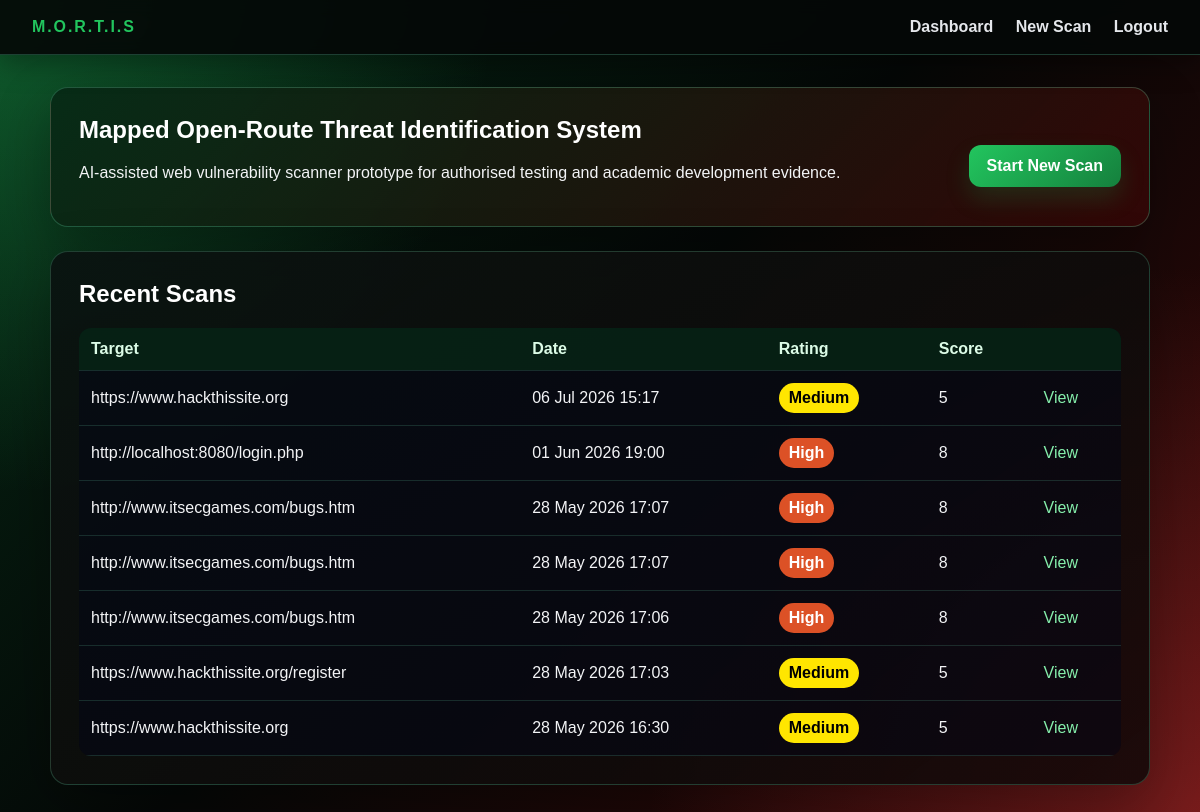
Page /dashboard (signed in) on the earlier database version.
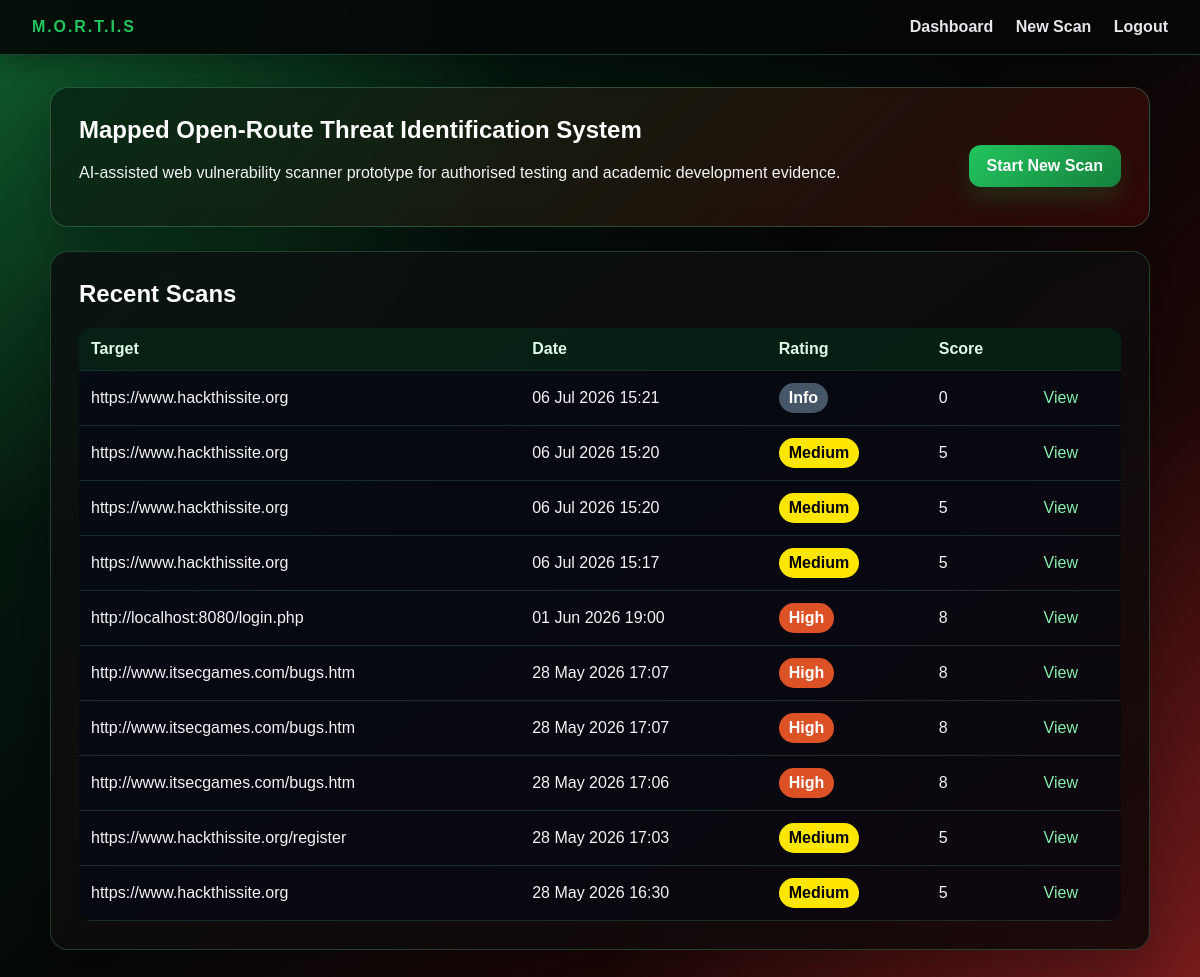
Same page on the later database version.
### app/models.py (models this page shows)
class Scan(db.Model):
    id = db.Column(db.Integer, primary_key=True)
    target_url = db.Column(db.String(500), nullable=False)
    created_at = db.Column(db.DateTime, default=datetime.utcnow)
    overall_score = db.Column(db.Integer, default=0)
    overall_rating = db.Column(db.String(20), default="Low")
    report_summary = db.Column(db.Text, default="")
    status = db.Column(db.String(20), default="running")  # running | completed | failed
    modules_total = db.Column(db.Integer, default=0)
    modules_done = db.Column(db.Integer, default=0)
    current_module = db.Column(db.String(80), default="")
    findings = db.relationship(
        "Finding",
        backref="scan",
        cascade="all, delete-orphan",
        lazy=True,
        order_by="Finding.score.desc()"
    )

### app/routes.py (the view)
@bp.route("/dashboard")
@login_required
def dashboard():
    scans = Scan.query.order_by(Scan.created_at.desc()).limit(10).all()
    return render_template("dashboard.html", scans=scans)

### app/routes.py (called while the page is built)
def login_required(view):
    @wraps(view)
    def wrapped(*args, **kwargs):
        if "user_id" not in session:
            return redirect(url_for("main.login"))
        return view(*args, **kwargs)
    return wrapped

### app/templates/dashboard.html
{% extends "base.html" %}
{% block content %}
<section class="hero">
    <div>
      <h1>Mapped Open-Route Threat Identification System</h1>
      <p>AI-assisted web vulnerability scanner prototype for authorised testing and academic development evidence.</p>
    </div>
  <a class="button" href="{{ url_for('main.scan') }}">Start New Scan</a>
</section>
<section class="card">
  <h2>Recent Scans</h2>
  {% if scans %}
  <table>
    <thead><tr><th>Target</th><th>Date</th><th>Rating</th><th>Score</th><th></th></tr></thead>
    <tbody>
    {% for scan in scans %}
      <tr>
        <td>{{ scan.target_url }}</td>
        <td>{{ scan.created_at.strftime('%d %b %Y %H:%M') }}</td>
        <td>
          {% if scan.status == "running" %}
            <span class="badge info">Running…</span>
          {% elif scan.status == "failed" %}
            <span class="badge critical">Failed</span>
          {% else %}
            <span class="badge {{ scan.overall_rating|lower }}">{{ scan.overall_rating }}</span>
          {% endif %}
        </td>
        <td>{{ scan.overall_score }}</td>
        <td>
          {% if scan.status == "running" %}
            <a href="{{ url_for('main.scan_progress', scan_id=scan.id) }}">View progress</a>
          {% else %}
            <a href="{{ url_for('main.results', scan_id=scan.id) }}">View</a>
          {% endif %}
        </td>
      </tr>
    {% endfor %}
    </tbody>
  </table>
  {% else %}
    <p class="muted">No scans yet. Run your first authorised scan.</p>
  {% endif %}
</section>
{% endblock %}

### app/templates/base.html (shortened to what this page needs)
<!doctype html>
<html lang="en">
<head>
  <link rel="stylesheet" href="{{ url_for('static', filename='css/style.css') }}">
</head>
<body>
  <header class="topbar">
    <div class="brand">M.O.R.T.I.S</div>
    <nav>
      {% if session.get('user_id') %}
        <a href="{{ url_for('main.dashboard') }}">Dashboard</a>
        <a href="{{ url_for('main.scan') }}">New Scan</a>
        <a href="{{ url_for('main.logout') }}">Logout</a>
      {% endif %}
    </nav>
  </header>
  <main class="container">
    {% block content %}{% endblock %}
  </main>
</body>
</html>

### app/static/css/style.css (style rules this page uses)
:root { --bg: #050807; --bg-red: #3a0707; --bg-green:#062915; --panel: rgba(10, 18, 16, 0.92); --panel-2: rgba(18, 8, 8, 0.88); --text: #f3f4f6; --muted: #a7b7ad; --line: rgba(110, 231, 183, 0.22); --accent: #ef4444; --accent-2:#22c55e; --danger: #dc2626; --success: #16a34a; }
*, *::before, *::after { box-sizing: border-box; }
body { margin: 0; font-family: Arial, sans-serif; color: var(--text); background: radial-gradient(circle at top left, rgba(34, 197, 94, 0.34), transparent 34%), radial-gradient(circle at bottom right, rgba(239, 68, 68, 0.34), transparent 38%), linear-gradient(135deg, var(--bg-green) 0%, var(--bg) 48%, var(--bg-red) 100%); background-attachment: fixed; }
h1, h2, h3 { margin-top: 0; color: #ffffff; }
a { color: #86efac; text-decoration: none; }
.topbar { position: sticky; top: 0; display: flex; justify-content: space-between; align-items: center; padding: 18px 32px; background: rgba(5, 8, 7, 0.92); border-bottom: 1px solid rgba(110, 231, 183, 0.24); box-shadow: 0 8px 28px rgba(0, 0, 0, 0.35); backdrop-filter: blur(8px); }
.topbar .brand { font-weight: 800; letter-spacing: 0.12em; color: var(--accent-2); }
.topbar nav a { margin-left: 18px; color: #e5e7eb; font-weight: 700; }
.container { width: min(1100px, 94%); margin: 32px auto; }
.hero { display: flex; justify-content: space-between; align-items: center; gap: 24px; padding: 28px; margin-bottom: 24px; background: linear-gradient(135deg, rgba(6, 41, 21, 0.92), rgba(58, 7, 7, 0.76)); border: 1px solid rgba(110, 231, 183, 0.26); border-radius: 18px; box-shadow: 0 20px 55px rgba(0, 0, 0, 0.32); }
.card { padding: 28px; margin-bottom: 24px; background: linear-gradient(145deg, var(--panel), var(--panel-2)); border: 1px solid rgba(110, 231, 183, 0.22); border-radius: 18px; box-shadow: 0 20px 60px rgba(0, 0, 0, 0.32); }
button, .button { display: inline-block; margin-top: 18px; padding: 12px 18px; background: linear-gradient(135deg, var(--accent-2), #15803d); color: #ffffff; font-weight: 800; border: 0; border-radius: 12px; cursor: pointer; box-shadow: 0 12px 24px rgba(22, 163, 74, 0.20); }
table { width: 100%; border-collapse: collapse; background: rgba(2, 6, 23, 0.45); border-radius: 12px; overflow: hidden; }
th, td { padding: 12px; text-align: left; border-bottom: 1px solid rgba(110, 231, 183, 0.16); }
th { color: #dcfce7; background: rgba(6, 41, 21, 0.72); }
.badge { display: inline-block; padding: 6px 10px; background: #334155; color: #ffffff; font-weight: 800; border-radius: 999px; }
.badge.info { background: #475569; color: #ffffff; }
.badge.medium { background: #ffe600; color: #000000; }
.badge.high { background: #dc5126; color: #ffffff; }

Differences in the rows shown:
added Scan: target_url "https://www.hackthissite.org", created_at "06 Jul 2026 15:21", overall_rating "Info", overall_score "0"
added Scan: target_url "https://www.hackthissite.org", created_at "06 Jul 2026 15:20", overall_rating "Medium", overall_score "5"
added Scan: target_url "https://www.hackthissite.org", created_at "06 Jul 2026 15:20", overall_rating "Medium", overall_score "5"
